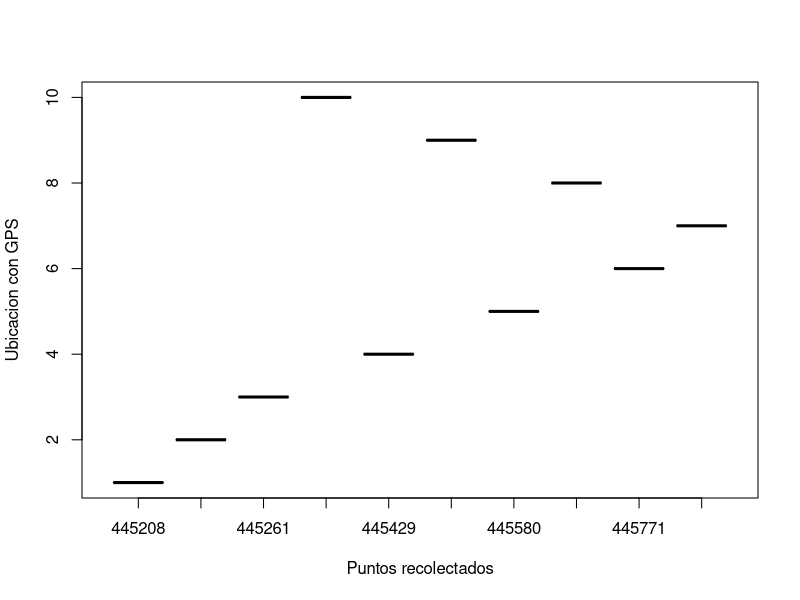

Recreate this plot in R.
#KVMM
#GPS


# Puntos con GPS ----------------------------------------------------------

Gp <-read.csv("GPS.csv", header = T)
Gp$ID <-as.factor(Gp$ID)


# GRÁFICA -----------------------------------------------------------------

boxplot(Gp$ID ~ Gp$X,
        col = "aquamarine",
        ylab  = "Ubicacion con GPS",
        xlab = "Puntos recolectados")
